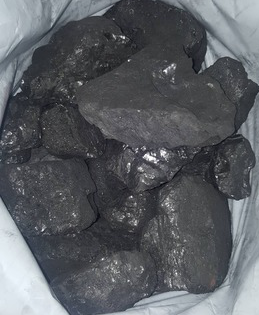
#> input picture dxd/big_1.jpg, 259 x 315 px
$ python edge_detection.py
#> lines starting #> are read from the running program, lines starting #| are printed output that depends on the picture
import cv2 as cv
import numpy as np
from matplotlib import pyplot as plt


img = cv.imread('./dxd/big_1.jpg')
#> img is the input picture: shape (315, 259, 3); mean B, G, R 98.5, 93.7, 90.6

retval, threshold = cv.threshold(img, 45, 255, cv.THRESH_BINARY_INV)
blur = cv.blur(threshold,(5,5))
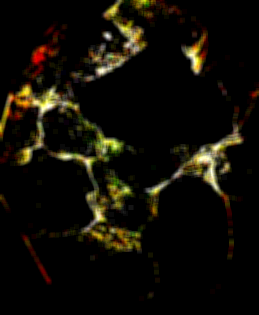
#> blur: shape (315, 259, 3); mean B, G, R 6.5, 14.2, 17.2
median = cv.medianBlur(threshold,5)
gaussian = cv.GaussianBlur(threshold,(5,5),0)
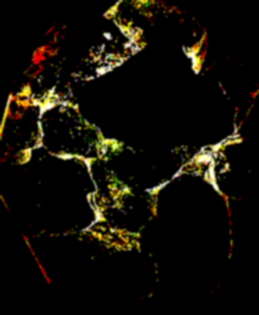
#> gaussian: shape (315, 259, 3); mean B, G, R 6.5, 14.3, 17.3
retval_, threshold_ = cv.threshold(gaussian, 80, 255, cv.THRESH_BINARY)
edges2 = cv.Canny(gaussian,0,200)
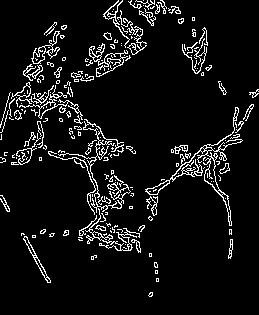
#> edges2: shape (315, 259); 7.4% white in thin lines or dots

#laplacian
laplacian = cv.Laplacian(threshold_, cv.CV_64F)
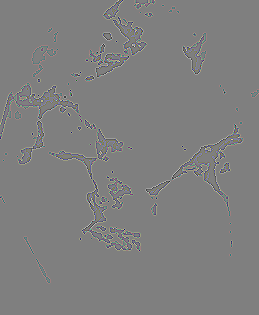
#> laplacian: shape (315, 259, 3) float64; mean B, G, R 0, 0, 0; drawn with min black and max white

#sobel
img_sobelx = cv.Sobel(threshold_,cv.CV_8U,1,0,ksize=5)
img_sobely = cv.Sobel(threshold_,cv.CV_8U,0,1,ksize=5)
img_sobel = img_sobelx + img_sobely
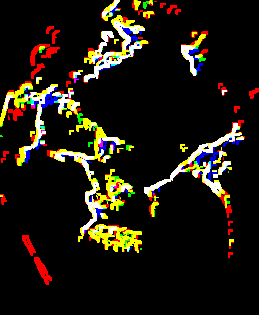
#> img_sobel: shape (315, 259, 3); mean B, G, R 15.3, 25.3, 30.7

#prewitt
kernelx = np.array([[1,1,1],[0,0,0],[-1,-1,-1]])
kernely = np.array([[-1,0,1],[-1,0,1],[-1,0,1]])
img_prewittx = cv.filter2D(threshold_, -1, kernelx)
img_prewitty = cv.filter2D(threshold_, -1, kernely)
img_prewitt = img_prewittx + img_prewitty

#robert
robertx = np.array([[0,0,0],[0,1,0],[0,0,-1]])
roberty = np.array([[0,0,0],[0,0,1],[0,-1,0]])
img_robertx = cv.filter2D(threshold_, -1, robertx)
img_roberty = cv.filter2D(threshold_, -1, roberty)
img_robert = img_robertx + img_roberty
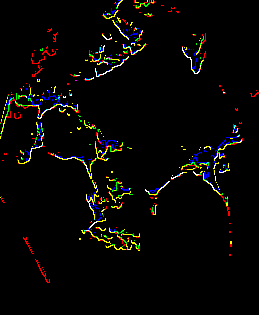
#> img_robert: shape (315, 259, 3); mean B, G, R 4.1, 6.6, 7.8

plt.subplot(2,2,1),plt.imshow(laplacian,cmap = 'gray')
plt.title('Laplacian'), plt.xticks([]), plt.yticks([])
plt.subplot(2,2,2),plt.imshow(img_robert,cmap = 'gray')
plt.title('robert'), plt.xticks([]), plt.yticks([])
plt.subplot(2,2,3),plt.imshow(img_prewitt,cmap = 'gray')
plt.title('prewitt'), plt.xticks([]), plt.yticks([])
plt.subplot(2,2,4),plt.imshow(img_sobel,cmap = 'gray')
plt.title('sobel'), plt.xticks([]), plt.yticks([])


plt.show()
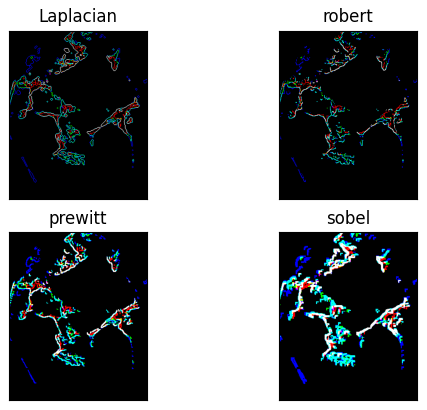
#> figure drawn by matplotlib, 4 panels; B, G, R data is drawn as R, G, B
cv.waitKey(0)
cv.destroyAllWindows()

$ run again, with dxd/big_2.jpg copied over dxd/big_1.jpg
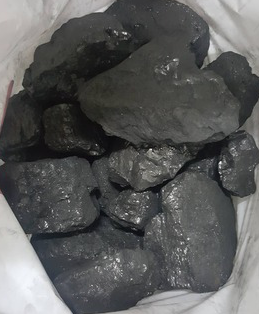
#> input picture dxd/big_2.jpg, 259 x 314 px
#> img is the input picture: shape (314, 259, 3); mean B, G, R 91.2, 91.8, 91.2
#> `edges2 = cv.Canny(gaussian,0,200)`:
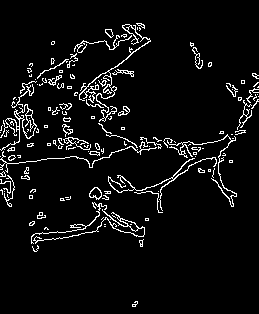
#> edges2: shape (314, 259); 5.7% white in thin lines or dots
#> `plt.show()`:
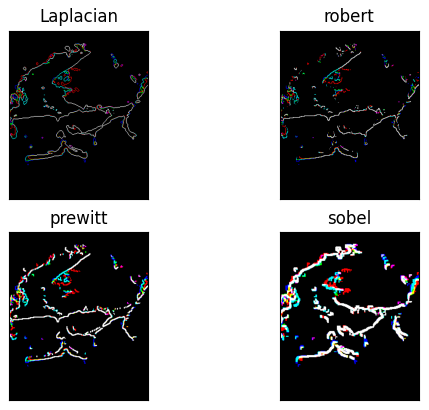
#> figure drawn by matplotlib, 4 panels; B, G, R data is drawn as R, G, B

$ run again, with dxd/1x2_1.jpg copied over dxd/big_1.jpg
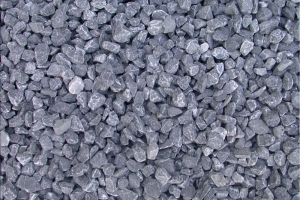
#> input picture dxd/1x2_1.jpg, 300 x 200 px
#> img is the input picture: shape (200, 300, 3); mean B, G, R 137.3, 119.4, 115.4
#> `edges2 = cv.Canny(gaussian,0,200)`:
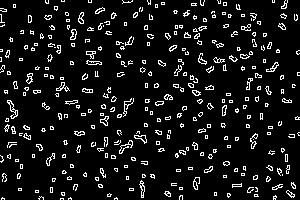
#> edges2: shape (200, 300); 8.6% white in thin lines or dots
#> `plt.show()`:
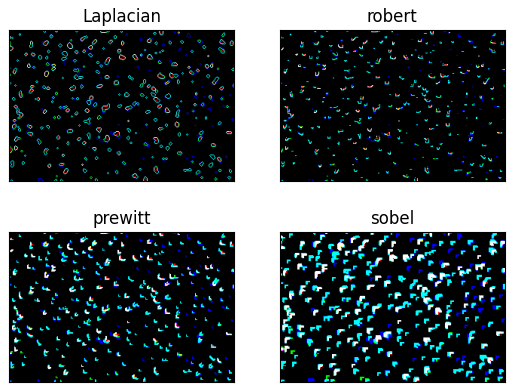
#> figure drawn by matplotlib, 4 panels; B, G, R data is drawn as R, G, B
